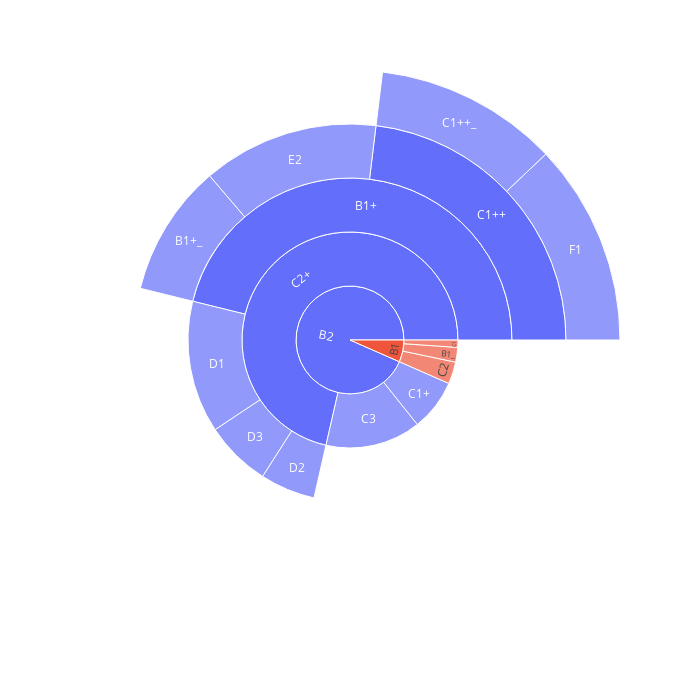

This figure's notebook cell:
### Markdown cell above
# <a id='toc2_'></a>[Testing prepare_sunburst_data_input](#toc0_)

### Code cell
sunburst_data = prepare_sunburst_data_input(df_pivot_with_rep, column_to_pick=('amount (EUR)', 2020))
# sunburst_data = prepare_sunburst_data_input(df_pivot_with_rep, column_to_pick=2020)
fig_with_rep = px.sunburst(sunburst_data, names='names', parents='parents', values='values', branchvalues='total', maxdepth=-1, width=700, height=700 )
fig_with_rep.show()

### Figure 1 — Plotly figure (JSON) as saved in the notebook; plotly's stock layout.template omitted (floating-point values rounded to 4 significant figures)
{"data": [{"branchvalues": "total", "domain": {"x": [0, 1], "y": [0, 1]}, "hovertemplate": "label=%{label}<br>value=%{value}<br>parent=%{parent}<extra></extra>", "labels": ["B1", "B2", "C1", "C2", "B1_", "C1+", "C2+", "C3", "B1+", "D1", "D2", "D3", "C1++", "E2", "B1+_", "F1", "C1++_"], "maxdepth": -1, "name": "", "parents": ["", "", "B1", "B1", "B1", "B2", "B2", "B2", "C2+", "C2+", "C2+", "C2+", "B1+", "B1+", "B1+", "C1++", "C1++"], "type": "sunburst", "values": [6, 85, 1, 3, 2, 7, 65, 13, 42, 12, 5, 6, 21, 12, 9, 11, 10]}], "layout": {"height": 700, "legend": {"tracegroupgap": 0}, "margin": {"t": 60}, "width": 700}}
